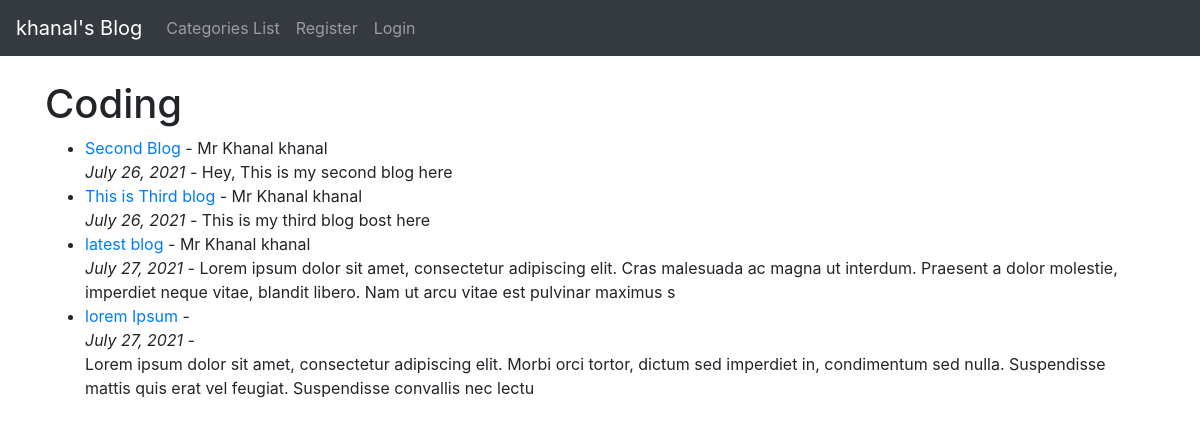
/category/coding/, run on the app's committed database.
### theblog/models.py (models this page shows, shortened)
class Post(models.Model):
    title = models.CharField(max_length=255)
    header_image = models.ImageField(null=True,blank =True , upload_to= "images/")
    title_tag = models.CharField(max_length=255)
    author = models.ForeignKey(User,on_delete=models.CASCADE)
    body = RichTextField(blank=True,null = True)
    post_date = models.DateField(auto_now_add=True)
    category =  models.CharField(max_length=255, default='coding')
    snippet =  models.CharField(max_length=255)
    likes = models.ManyToManyField(User,related_name='blog_post')

### theblog/views.py (the view)
# urls.py: path('category/<str:cats>/',CategoryView,name='category'),
def CategoryView(request,cats):
    category_posts = Post.objects.filter(category=cats.replace('-',' '))
    return render(request,'categories.html',{'cats':cats.title().replace('-',' '),'category_posts':category_posts})

### theblog/templates/categories.html (shortened to what this page needs)
{% extends 'base.html' %}
{% block content %}
    {% if category_posts %}
    <h1>{{ cats }} </h1>
    <ul>
  {% for post in category_posts %}
  <li> <a href="{% url 'article-detail' post.pk %}">
    {{ post.title }}</a>
   - {{ post.author.first_name }} {{ post.author.last_name }}
    <br>
    <i>{{ post.post_date}} - </i>
{{ post.body|slice:":200"|safe}}</li>
  {% endfor %}
</ul>
{% else %}
<h2>Sorry,Page does not exist!!</h2>
{% endif %}
    {% endblock %}

### data on the page
Post: title "Second Blog", author.first_name "Mr Khanal", author.last_name "khanal", post_date "July 26, 2021", body "Hey, This is my second blog here"
Post: title "This is Third blog", author.first_name "Mr Khanal", author.last_name "khanal", post_date "July 26, 2021", body "This is my third blog bost here"
Post: title "latest blog", author.first_name "Mr Khanal", author.last_name "khanal", post_date "July 27, 2021", body "Lorem ipsum dolor sit amet, consectetur adipiscing elit. Cras malesuada ac magna ut interdum. Praesent a dolor molestie, imperdiet neque vitae, blandit libero. Nam ut arcu vitae est pulvinar maximus s"
Post: title "lorem Ipsum", post_date "July 27, 2021", body "Lorem ipsum dolor sit amet, consectetur adipiscing elit. Morbi orci tortor, dictum sed imperdiet in, condimentum sed nulla. Suspendisse mattis quis erat vel feugiat. Suspendisse convallis nec lectu"

### other printed values
{{ cats }} "Coding"
